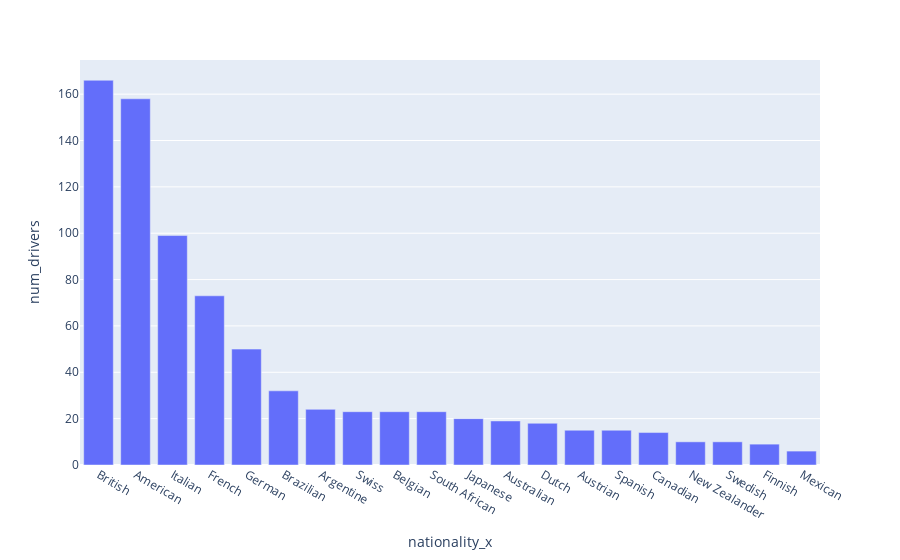

Notebook cell for this chart:
### Markdown cell above
## Number of Drivers by Country

### Code cell
drivers_per_country = merged_data.groupby('nationality_x')['driverId'].nunique().reset_index(name='num_drivers').sort_values('num_drivers',ascending=False)
px.bar(drivers_per_country.head(20),x='nationality_x',y='num_drivers')

### Figure 1 — Plotly figure (JSON) as saved in the notebook; plotly's stock layout.template omitted (floating-point values rounded to 4 significant figures)
{"data": [{"hovertemplate": "nationality_x=%{x}<br>num_drivers=%{y}<extra></extra>", "legendgroup": "", "marker": {"color": "#636efa", "pattern": {"shape": ""}}, "name": "", "orientation": "v", "showlegend": false, "textposition": "auto", "type": "bar", "x": ["British", "American", "Italian", "French", "German", "Brazilian", "Argentine", "Swiss", "Belgian", "South African", "Japanese", "Australian", "Dutch", "Austrian", "Spanish", "Canadian", "New Zealander", "Swedish", "Finnish", "Mexican"], "xaxis": "x", "y": [166, 158, 99, 73, 50, 32, 24, 23, 23, 23, 20, 19, 18, 15, 15, 14, 10, 10, 9, 6], "yaxis": "y"}], "layout": {"barmode": "relative", "legend": {"tracegroupgap": 0}, "margin": {"t": 60}, "xaxis": {"anchor": "y", "domain": [0, 1], "title": {"text": "nationality_x"}}, "yaxis": {"anchor": "x", "domain": [0, 1], "title": {"text": "num_drivers"}}}}
